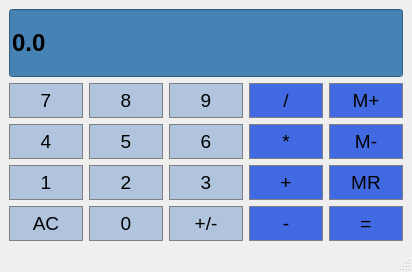
<?xml version="1.0" encoding="UTF-8"?>
<ui version="4.0">
 <class>Calculator</class>
 <widget class="QMainWindow" name="Calculator">
  <property name="geometry">
   <rect>
    <x>0</x>
    <y>0</y>
    <width>412</width>
    <height>272</height>
   </rect>
  </property>
  <property name="windowTitle">
   <string>Calculator</string>
  </property>
  <widget class="QWidget" name="centralwidget">
   <layout class="QGridLayout" name="gridLayout">
    <item row="4" column="1">
     <widget class="QPushButton" name="button_2">
      <property name="sizePolicy">
       <sizepolicy hsizetype="Preferred" vsizetype="Preferred">
        <horstretch>0</horstretch>
        <verstretch>0</verstretch>
       </sizepolicy>
      </property>
      <property name="font">
       <font>
        <pointsize>14</pointsize>
       </font>
      </property>
      <property name="styleSheet">
       <string notr="true">QPushButton {
	background-color: #B0C4DE;
	border: 1px solid gray;
	padding: 5px;
	color: #000000;
}

QPushButton:hover  {
	background-color: #ADD8E6;
}

QPushButton :pressed{
	background-color: #00BFFF;
}</string>
      </property>
      <property name="text">
       <string>2</string>
      </property>
     </widget>
    </item>
    <item row="4" column="4">
     <widget class="QPushButton" name="button_MR">
      <property name="sizePolicy">
       <sizepolicy hsizetype="Preferred" vsizetype="Preferred">
        <horstretch>0</horstretch>
        <verstretch>0</verstretch>
       </sizepolicy>
      </property>
      <property name="font">
       <font>
        <pointsize>14</pointsize>
       </font>
      </property>
      <property name="styleSheet">
       <string notr="true">QPushButton {
	background-color: #4169E1;
	border: 1px solid gray;
	padding: 5px;
	color: #000000;
}

QPushButton :pressed{
	background-color: #ADD8E6;
	border: 1px solid gray;
	padding: 5px;
}</string>
      </property>
      <property name="text">
       <string>MR</string>
      </property>
     </widget>
    </item>
    <item row="0" column="0" colspan="5">
     <widget class="QLineEdit" name="num_Display">
      <property name="sizePolicy">
       <sizepolicy hsizetype="Preferred" vsizetype="Expanding">
        <horstretch>0</horstretch>
        <verstretch>0</verstretch>
       </sizepolicy>
      </property>
      <property name="font">
       <font>
        <pointsize>18</pointsize>
        <bold>true</bold>
       </font>
      </property>
      <property name="styleSheet">
       <string notr="true">QLineEdit {
	background-color: #4682B4;	
}</string>
      </property>
      <property name="text">
       <string>0.0</string>
      </property>
     </widget>
    </item>
    <item row="3" column="2">
     <widget class="QPushButton" name="button_6">
      <property name="sizePolicy">
       <sizepolicy hsizetype="Preferred" vsizetype="Preferred">
        <horstretch>0</horstretch>
        <verstretch>0</verstretch>
       </sizepolicy>
      </property>
      <property name="font">
       <font>
        <pointsize>14</pointsize>
       </font>
      </property>
      <property name="styleSheet">
       <string notr="true">QPushButton {
	background-color: #B0C4DE;
	border: 1px solid gray;
	padding: 5px;
	color: #000000;
}

QPushButton:hover  {
	background-color: #ADD8E6;
}

QPushButton :pressed{
	background-color: #00BFFF;
}</string>
      </property>
      <property name="text">
       <string>6</string>
      </property>
     </widget>
    </item>
    <item row="3" column="4">
     <widget class="QPushButton" name="button_M_Min">
      <property name="sizePolicy">
       <sizepolicy hsizetype="Preferred" vsizetype="Preferred">
        <horstretch>0</horstretch>
        <verstretch>0</verstretch>
       </sizepolicy>
      </property>
      <property name="font">
       <font>
        <pointsize>14</pointsize>
       </font>
      </property>
      <property name="styleSheet">
       <string notr="true">QPushButton {
	background-color: #4169E1;
	border: 1px solid gray;
	padding: 5px;
	color: #000000;
}

QPushButton :pressed{
	background-color: #ADD8E6;
	border: 1px solid gray;
	padding: 5px;
}</string>
      </property>
      <property name="text">
       <string>M-</string>
      </property>
     </widget>
    </item>
    <item row="4" column="3">
     <widget class="QPushButton" name="button_Plus">
      <property name="sizePolicy">
       <sizepolicy hsizetype="Preferred" vsizetype="Preferred">
        <horstretch>0</horstretch>
        <verstretch>0</verstretch>
       </sizepolicy>
      </property>
      <property name="font">
       <font>
        <pointsize>14</pointsize>
       </font>
      </property>
      <property name="styleSheet">
       <string notr="true">QPushButton {
	background-color: #4169E1;
	border: 1px solid gray;
	padding: 5px;
	color: #000000;
}

QPushButton :pressed{
	background-color: #ADD8E6;
	border: 1px solid gray;
	padding: 5px;
}</string>
      </property>
      <property name="text">
       <string>+</string>
      </property>
     </widget>
    </item>
    <item row="3" column="0">
     <widget class="QPushButton" name="button_4">
      <property name="sizePolicy">
       <sizepolicy hsizetype="Preferred" vsizetype="Preferred">
        <horstretch>0</horstretch>
        <verstretch>0</verstretch>
       </sizepolicy>
      </property>
      <property name="font">
       <font>
        <pointsize>14</pointsize>
       </font>
      </property>
      <property name="styleSheet">
       <string notr="true">QPushButton {
	background-color: #B0C4DE;
	border: 1px solid gray;
	padding: 5px;
	color: #000000;
}

QPushButton:hover  {
	background-color: #ADD8E6;
}

QPushButton :pressed{
	background-color: #00BFFF;
}</string>
      </property>
      <property name="text">
       <string>4</string>
      </property>
     </widget>
    </item>
    <item row="2" column="0">
     <widget class="QPushButton" name="button_7">
      <property name="sizePolicy">
       <sizepolicy hsizetype="Preferred" vsizetype="Preferred">
        <horstretch>0</horstretch>
        <verstretch>0</verstretch>
       </sizepolicy>
      </property>
      <property name="font">
       <font>
        <pointsize>14</pointsize>
       </font>
      </property>
      <property name="styleSheet">
       <string notr="true">QPushButton {
	background-color: #B0C4DE;
	border: 1px solid gray;
	padding: 5px;
	color: #000000;
}

QPushButton:hover  {
	background-color: #ADD8E6;
}

QPushButton :pressed{
	background-color: #00BFFF;
}</string>
      </property>
      <property name="text">
       <string>7</string>
      </property>
     </widget>
    </item>
    <item row="4" column="0">
     <widget class="QPushButton" name="button_1">
      <property name="sizePolicy">
       <sizepolicy hsizetype="Preferred" vsizetype="Preferred">
        <horstretch>0</horstretch>
        <verstretch>0</verstretch>
       </sizepolicy>
      </property>
      <property name="font">
       <font>
        <pointsize>14</pointsize>
       </font>
      </property>
      <property name="styleSheet">
       <string notr="true">QPushButton {
	background-color: #B0C4DE;
	border: 1px solid gray;
	padding: 5px;
	color: #000000;
}

QPushButton:hover  {
	background-color: #ADD8E6;
}

QPushButton :pressed{
	background-color: #00BFFF;
}</string>
      </property>
      <property name="text">
       <string>1</string>
      </property>
     </widget>
    </item>
    <item row="5" column="2">
     <widget class="QPushButton" name="button_Sign">
      <property name="sizePolicy">
       <sizepolicy hsizetype="Preferred" vsizetype="Preferred">
        <horstretch>0</horstretch>
        <verstretch>0</verstretch>
       </sizepolicy>
      </property>
      <property name="font">
       <font>
        <pointsize>14</pointsize>
       </font>
      </property>
      <property name="styleSheet">
       <string notr="true">QPushButton {
	background-color: #B0C4DE;
	border: 1px solid gray;
	padding: 5px;
	color: #000000;
}

QPushButton:hover  {
	background-color: #ADD8E6;
}

QPushButton :pressed{
	background-color: #00BFFF;
}</string>
      </property>
      <property name="text">
       <string>+/-</string>
      </property>
     </widget>
    </item>
    <item row="3" column="1">
     <widget class="QPushButton" name="button_5">
      <property name="sizePolicy">
       <sizepolicy hsizetype="Preferred" vsizetype="Preferred">
        <horstretch>0</horstretch>
        <verstretch>0</verstretch>
       </sizepolicy>
      </property>
      <property name="font">
       <font>
        <pointsize>14</pointsize>
       </font>
      </property>
      <property name="styleSheet">
       <string notr="true">QPushButton {
	background-color: #B0C4DE;
	border: 1px solid gray;
	padding: 5px;
	color: #000000;
}

QPushButton:hover  {
	background-color: #ADD8E6;
}

QPushButton :pressed{
	background-color: #00BFFF;
}</string>
      </property>
      <property name="text">
       <string>5</string>
      </property>
     </widget>
    </item>
    <item row="2" column="1">
     <widget class="QPushButton" name="button_8">
      <property name="sizePolicy">
       <sizepolicy hsizetype="Preferred" vsizetype="Preferred">
        <horstretch>0</horstretch>
        <verstretch>0</verstretch>
       </sizepolicy>
      </property>
      <property name="font">
       <font>
        <pointsize>14</pointsize>
       </font>
      </property>
      <property name="styleSheet">
       <string notr="true">QPushButton {
	background-color: #B0C4DE;
	border: 1px solid gray;
	padding: 5px;
	color: #000000;
}

QPushButton:hover  {
	background-color: #ADD8E6;
}

QPushButton :pressed{
	background-color: #00BFFF;
}</string>
      </property>
      <property name="text">
       <string>8</string>
      </property>
     </widget>
    </item>
    <item row="2" column="3">
     <widget class="QPushButton" name="button_Div">
      <property name="sizePolicy">
       <sizepolicy hsizetype="Preferred" vsizetype="Preferred">
        <horstretch>0</horstretch>
        <verstretch>0</verstretch>
       </sizepolicy>
      </property>
      <property name="font">
       <font>
        <pointsize>14</pointsize>
       </font>
      </property>
      <property name="styleSheet">
       <string notr="true">QPushButton {
	background-color: #4169E1;
	border: 1px solid gray;
	padding: 5px;
	color: #000000;
}

QPushButton :pressed{
	background-color: #ADD8E6;
	border: 1px solid gray;
	padding: 5px;
}</string>
      </property>
      <property name="text">
       <string>/</string>
      </property>
     </widget>
    </item>
    <item row="5" column="1">
     <widget class="QPushButton" name="button_0">
      <property name="sizePolicy">
       <sizepolicy hsizetype="Preferred" vsizetype="Preferred">
        <horstretch>0</horstretch>
        <verstretch>0</verstretch>
       </sizepolicy>
      </property>
      <property name="font">
       <font>
        <pointsize>14</pointsize>
       </font>
      </property>
      <property name="styleSheet">
       <string notr="true">QPushButton {
	background-color: #B0C4DE;
	border: 1px solid gray;
	padding: 5px;
	color: #000000;
}

QPushButton:hover  {
	background-color: #ADD8E6;
}

QPushButton :pressed{
	background-color: #00BFFF;
}</string>
      </property>
      <property name="text">
       <string>0</string>
      </property>
     </widget>
    </item>
    <item row="5" column="3">
     <widget class="QPushButton" name="button_Sub">
      <property name="sizePolicy">
       <sizepolicy hsizetype="Preferred" vsizetype="Preferred">
        <horstretch>0</horstretch>
        <verstretch>0</verstretch>
       </sizepolicy>
      </property>
      <property name="font">
       <font>
        <pointsize>14</pointsize>
       </font>
      </property>
      <property name="styleSheet">
       <string notr="true">QPushButton {
	background-color: #4169E1;
	border: 1px solid gray;
	padding: 5px;
	color: #000000;
}

QPushButton :pressed{
	background-color: #ADD8E6;
	border: 1px solid gray;
	padding: 5px;
}</string>
      </property>
      <property name="text">
       <string>-</string>
      </property>
     </widget>
    </item>
    <item row="5" column="0">
     <widget class="QPushButton" name="button_AC">
      <property name="sizePolicy">
       <sizepolicy hsizetype="Preferred" vsizetype="Preferred">
        <horstretch>0</horstretch>
        <verstretch>0</verstretch>
       </sizepolicy>
      </property>
      <property name="font">
       <font>
        <pointsize>14</pointsize>
       </font>
      </property>
      <property name="styleSheet">
       <string notr="true">QPushButton {
	background-color: #B0C4DE;
	border: 1px solid gray;
	padding: 5px;
	color: #000000;
}

QPushButton:hover  {
	background-color: #ADD8E6;
}

QPushButton :pressed{
	background-color: #00BFFF;
}</string>
      </property>
      <property name="text">
       <string>AC</string>
      </property>
     </widget>
    </item>
    <item row="2" column="4">
     <widget class="QPushButton" name="button_M_Plus">
      <property name="sizePolicy">
       <sizepolicy hsizetype="Preferred" vsizetype="Preferred">
        <horstretch>0</horstretch>
        <verstretch>0</verstretch>
       </sizepolicy>
      </property>
      <property name="font">
       <font>
        <pointsize>14</pointsize>
       </font>
      </property>
      <property name="styleSheet">
       <string notr="true">QPushButton {
	background-color: #4169E1;
	border: 1px solid gray;
	padding: 5px;
	color: #000000;
}

QPushButton :pressed{
	background-color: #ADD8E6;
	border: 1px solid gray;
	padding: 5px;
}</string>
      </property>
      <property name="text">
       <string>M+</string>
      </property>
     </widget>
    </item>
    <item row="2" column="2">
     <widget class="QPushButton" name="button_9">
      <property name="sizePolicy">
       <sizepolicy hsizetype="Preferred" vsizetype="Preferred">
        <horstretch>0</horstretch>
        <verstretch>0</verstretch>
       </sizepolicy>
      </property>
      <property name="font">
       <font>
        <pointsize>14</pointsize>
       </font>
      </property>
      <property name="styleSheet">
       <string notr="true">QPushButton {
	background-color: #B0C4DE;
	border: 1px solid gray;
	padding: 5px;
	color: #000000;
}

QPushButton:hover  {
	background-color: #ADD8E6;
}

QPushButton :pressed{
	background-color: #00BFFF;
}</string>
      </property>
      <property name="text">
       <string>9</string>
      </property>
     </widget>
    </item>
    <item row="5" column="4">
     <widget class="QPushButton" name="button_Equ">
      <property name="sizePolicy">
       <sizepolicy hsizetype="Preferred" vsizetype="Preferred">
        <horstretch>0</horstretch>
        <verstretch>0</verstretch>
       </sizepolicy>
      </property>
      <property name="font">
       <font>
        <pointsize>14</pointsize>
       </font>
      </property>
      <property name="styleSheet">
       <string notr="true">QPushButton {
	background-color: #4169E1;
	border: 1px solid gray;
	padding: 5px;
	color: #000000;
}

QPushButton :pressed{
	background-color: #ADD8E6;
	border: 1px solid gray;
	padding: 5px;
}</string>
      </property>
      <property name="text">
       <string>=</string>
      </property>
     </widget>
    </item>
    <item row="3" column="3">
     <widget class="QPushButton" name="button_Mul">
      <property name="sizePolicy">
       <sizepolicy hsizetype="Preferred" vsizetype="Preferred">
        <horstretch>0</horstretch>
        <verstretch>0</verstretch>
       </sizepolicy>
      </property>
      <property name="font">
       <font>
        <pointsize>14</pointsize>
       </font>
      </property>
      <property name="styleSheet">
       <string notr="true">QPushButton {
	background-color: #4169E1;
	border: 1px solid gray;
	padding: 5px;
	color: #000000;
}

QPushButton :pressed{
	background-color: #ADD8E6;
	border: 1px solid gray;
	padding: 5px;
}</string>
      </property>
      <property name="text">
       <string>*</string>
      </property>
     </widget>
    </item>
    <item row="4" column="2">
     <widget class="QPushButton" name="button_3">
      <property name="sizePolicy">
       <sizepolicy hsizetype="Preferred" vsizetype="Preferred">
        <horstretch>0</horstretch>
        <verstretch>0</verstretch>
       </sizepolicy>
      </property>
      <property name="font">
       <font>
        <pointsize>14</pointsize>
       </font>
      </property>
      <property name="styleSheet">
       <string notr="true">QPushButton {
	background-color: #B0C4DE;
	border: 1px solid gray;
	padding: 5px;
	color: #000000;
}

QPushButton:hover  {
	background-color: #ADD8E6;
}

QPushButton :pressed{
	background-color: #00BFFF;
}</string>
      </property>
      <property name="text">
       <string>3</string>
      </property>
     </widget>
    </item>
   </layout>
  </widget>
  <widget class="QMenuBar" name="menubar">
   <property name="geometry">
    <rect>
     <x>0</x>
     <y>0</y>
     <width>412</width>
     <height>21</height>
    </rect>
   </property>
  </widget>
  <widget class="QStatusBar" name="statusbar"/>
 </widget>
 <resources/>
 <connections/>
</ui>
